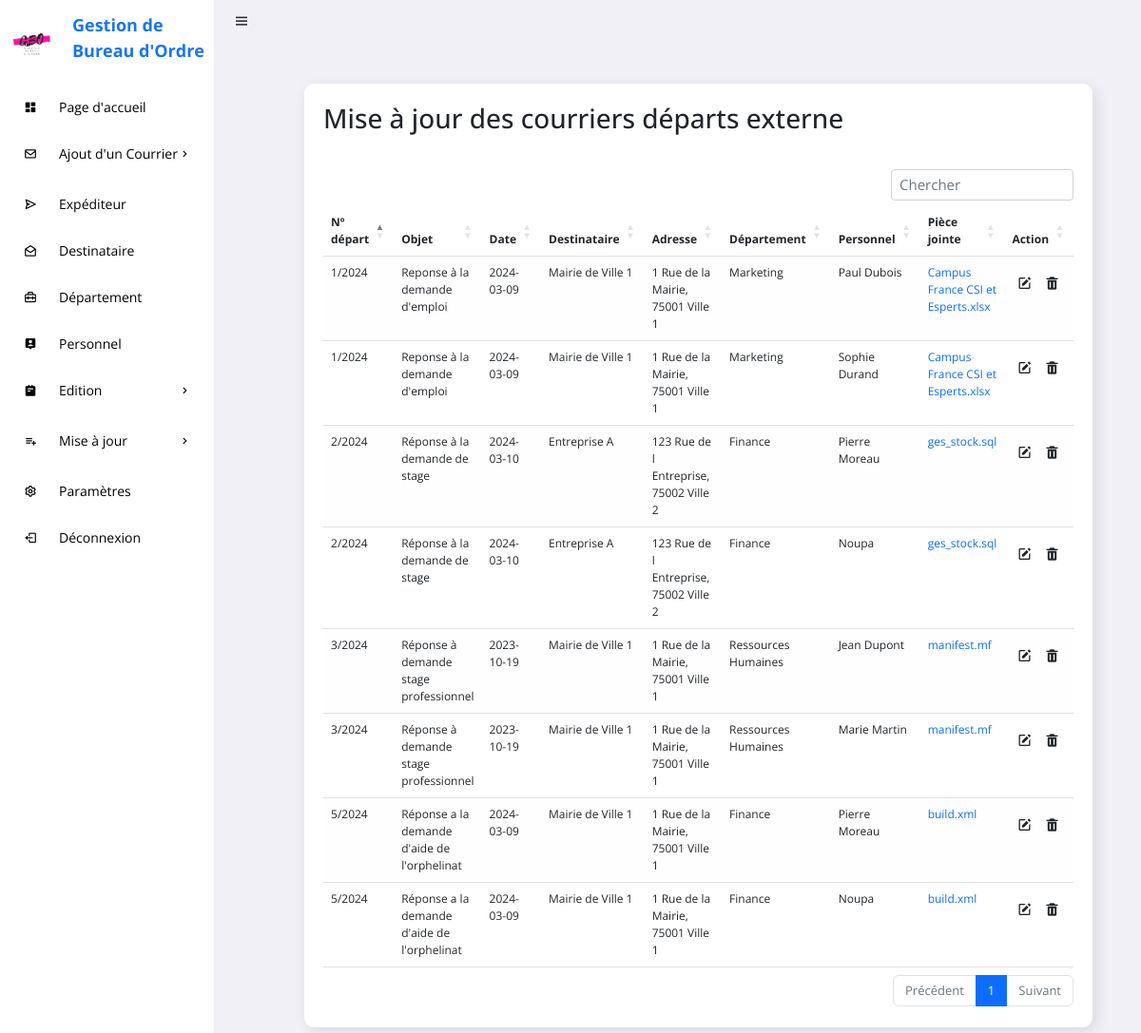
Page /GESTION_COURRIERS/listeCDE.php on the committed database.
### tables this page shows
CREATE TABLE IF NOT EXISTS `courrier_depart_ext` (
  `N_DEPART_EXT` int(11) NOT NULL AUTO_INCREMENT,
  `ANNEE` int(11) DEFAULT NULL,
  `OBJET_DEPART_EXT` varchar(255) DEFAULT NULL,
  `DATE_DEPART_EXT` date DEFAULT NULL,
  `PIECE_JOINTE_DEPART_EXT` varchar(255) DEFAULT NULL,
  `REPONSE` text,
  `ID_DEPARTEMENT` int(11) NOT NULL,
  `ID_DES` int(11) NOT NULL,
  PRIMARY KEY (`N_DEPART_EXT`),
  KEY `fk_departement_id_departement` (`ID_DEPARTEMENT`),
  KEY `fk_destinataire_id_des` (`ID_DES`)
);

CREATE TABLE IF NOT EXISTS `destinataire` (
  `ID_DES` int(11) NOT NULL AUTO_INCREMENT,
  `NOM_DES` varchar(255) DEFAULT NULL,
  `ADRESSE_DES` varchar(255) DEFAULT NULL,
  `TEL_DES` text,
  `FAX_DES` text,
  PRIMARY KEY (`ID_DES`)
);

CREATE TABLE IF NOT EXISTS `departement` (
  `ID_DEPARTEMENT` int(11) NOT NULL AUTO_INCREMENT,
  `NOM_DEPARTEMENT` varchar(255) DEFAULT NULL,
  `RESPONSABLE` text,
  PRIMARY KEY (`ID_DEPARTEMENT`)
);

CREATE TABLE IF NOT EXISTS `personnel` (
  `ID_PERSONNEL` int(11) NOT NULL AUTO_INCREMENT,
  `ID_DEPARTEMENT` int(11) DEFAULT NULL,
  `NOM_PERSONNEL` varchar(255) DEFAULT NULL,
  `ADRESSE_PERSONNEL` text,
  `TEL_PERSONNEL` text,
  `NOM_DEPARTEMENT` text,
  PRIMARY KEY (`ID_PERSONNEL`),
  KEY `ID_DEPARTEMENT` (`ID_DEPARTEMENT`)
);

### GESTION_COURRIERS/listeCDE.php (the view, shortened to what this page needs)
<?php
    include "connexion/config.php";
?>
<!DOCTYPE html>
<html lang="en">
<head>
	<link rel="stylesheet" href="https://cdn.datatables.net/1.12.1/css/dataTables.bootstrap5.min.css">
    <link rel="stylesheet" href="https://cdn.jsdelivr.net/npm/bootstrap@5.2.0/dist/css/bootstrap.min.css">
    <link rel="stylesheet" href="https://cdnjs.cloudflare.com/ajax/libs/font-awesome/6.1.2/css/all.min.css">
    <link href='https://unpkg.com/boxicons@2.0.9/css/boxicons.min.css' rel='stylesheet'>
	<link rel="stylesheet" href="css/style.css">
</head>
<body>
	<section id="sidebar">
		<a href="#" class="brand"><img src="image/logo.png" width="55" height="55" style="margin-top:20px;"><span>Gestion de Bureau d'Ordre</span></a>
		<ul class="side-menu">
			<li><a href="pageAcc.php" class="active"><i class='bx bxs-dashboard icon' ></i>Page d'accueil</a></li>
			<li>
				<a href="#"><i class='bx bx-envelope icon' ></i>Ajout d'un Courrier<i class='bx bx-chevron-right icon-right' ></i></a>
			</li>
			<li><a href="expediteur.php"><i class='bx bx-send icon' ></i>Expéditeur</a></li>
			<li><a href="destinataire.php"><i class='bx bx-envelope-open icon' ></i>Destinataire</a></li>
			<li><a href="departement.php"><i class='bx bx-briefcase-alt-2 icon' ></i>Département</a></li>
			<li><a href="personnel.php"><i class='bx bxs-user-pin icon' ></i>Personnel</a></li>
			<li>
				<a href="#"><i class='bx bxs-notepad icon' ></i>Edition <i class='bx bx-chevron-right icon-right' ></i></a>
			</li>
            <li>
				<a href="#"><i class='bx bx-list-plus icon' ></i>Mise à jour<i class='bx bx-chevron-right icon-right' ></i></a>
			</li>
			<li><a href="settings.php"><i class='bx bx-cog icon'></i>Paramètres</a></li>
			<li><a href="deconn.php"><i class='bx bx-log-out icon' ></i> Déconnexion</a></li>
		</ul>
	</section>
	<section id="content">
		<nav>
			<i class='bx bx-menu toggle-sidebar' ></i>
		</nav>
		<main>
			<div class="data">
				<div class="content-data">
					<div class="details">
						<div class="recentOrders">
							<div class="cardHeader">
								<h3>Mise à jour des courriers départs externe</h3>
							</div>
							</div class="table-responsive">
                                    <table id="example" class="table table-striped">
                                            <thead class="thead-dark">
                                                <tr>
                                                    <th scope="col">N&#186; départ</th>
                                                    <th scope="col">Objet</th>
                                                    <th scope="col">Date</th>
                                                    <th scope="col">Destinataire</th>
                                                    <th scope="col">Adresse</th>
                                                    <th scope="col">Département</th>
                                                    <th scope="col">Personnel</th>
                                                    <th scope="col">Pièce jointe</th>
                                                    <th scope="col">Action</th>
                                                </tr>
                                            </thead>
                                            <?php
                                                $sql = "SELECT N_DEPART_EXT,c.ID_DES,ANNEE,OBJET_DEPART_EXT,DATE_DEPART_EXT,PIECE_JOINTE_DEPART_EXT,NOM_DES,
                                                ADRESSE_DES,d.NOM_DEPARTEMENT,NOM_PERSONNEL from courrier_depart_ext c join destinataire ds on
                                                c.ID_DES=ds.ID_DES join departement d on d.ID_DEPARTEMENT=c.ID_DEPARTEMENT join personnel p on
                                                p.ID_DEPARTEMENT=d.ID_DEPARTEMENT";
                                                $query = $conn->prepare($sql);
                                                $query->execute();
                                                $row=$query->fetchAll(PDO::FETCH_ASSOC);
                                                foreach($row as $value){
                                                ?>
                                            <tr>
                                                <td><?php echo $value['N_DEPART_EXT']."/".$value['ANNEE']?></td>
                                                <td><?php echo $value['OBJET_DEPART_EXT']?></td>
                                                <td><?php echo $value['DATE_DEPART_EXT']?></td>
                                                <td><?php echo $value['NOM_DES']?></td>
                                                <td><?php echo $value['ADRESSE_DES']?></td>
                                                <td><?php echo $value['NOM_DEPARTEMENT']?></td>
                                                <td><?php echo $value['NOM_PERSONNEL']?></td>
                                                <td><a href="pj/CDE/<?php echo $value['PIECE_JOINTE_DEPART_EXT']?>"><?php echo $value['PIECE_JOINTE_DEPART_EXT']?></a></td>
                                                <td>
                                                    <a href="modifierCDE.php?modifier=<?php echo $value['N_DEPART_EXT'];?>&val=<?php echo $value['ID_DES'];?>"><button type="button" class="btn"><i class='bx bxs-edit'></i></button></a>
                                                    <a href="listeCDE.php?supprimer=<?php echo $value['N_DEPART_EXT'];?>&val=<?php echo $value['ID_DES'];?>"><button type="button" class="btn"><i class='bx bxs-trash'></i></button></a>
                                                </td>
                                            </tr>
                                        <?php }?>
                                        </table>
                                    </div>
                            </div>
						</div>
		</main>
	</section>
</body>
</html>

### GESTION_COURRIERS/css/style.css (style rules this page uses)
* { font-family: 'Open Sans', sans-serif !important; margin: 0; padding: 0; box-sizing: border-box; }
:root { --grey: #F1F0F6; --dark-grey: #8D8D8D; --light: #fff; --dark: #000; --green: #81D43A; --light-green: #E3FFCB; --blue: #1775F1; --light-blue: #D0E4FF; --dark-blue: #0C5FCD; --red: #FC3B56; }
html { overflow-x: hidden; }
body { background: var(--grey); overflow-x: hidden; }
a { text-decoration: none; }
li { list-style: none; }
#sidebar { position: fixed; max-width: 225px; width: 100%; background: var(--light); top: 0; left: 0; height: 100%; overflow-y: auto; scrollbar-width: none; transition: all .3s ease; z-index: 200; }
#sidebar .brand { font-size: 24px; display: flex; align-items: center; height: 64px; font-weight: 700; color: var(--blue); position: sticky; top: 0; left: 0; z-index: 100; background: var(--light); transition: all .3s ease; padding: 0 6px; }
#sidebar .brand span { font-size: 18px; margin-top: 15px; margin-left: 15px; }
#sidebar .icon { min-width: 48px; display: flex; justify-content: center; align-items: center; margin-right: 6px; }
#sidebar .icon-right { margin-left: auto; transition: all .3s ease; }
#sidebar .side-menu { margin: 26px 0; padding: 0 8px; transition: all .3s ease; }
#sidebar .side-menu a { display: flex; align-items: center; font-size: 14px; color: var(--dark); padding: 12px 16px 12px 0; transition: all .3s ease; border-radius: 10px; margin: 4px 0; white-space: nowrap; }
#sidebar a { text-decoration: none; }
#content { position: relative; width: calc(100% - 227px); left: 225px; transition: all .3s ease; }
nav { background: #F1F0F6; height: 44px; padding: 0 20px; display: flex; align-items: center; grid-gap: 28px; position: sticky; top: 0; left: 0; z-index: 100; }
nav .toggle-sidebar { font-size: 18px; cursor: pointer; }
main { width: 96%; padding: 24px 41px 20px 65px; }
main .data { display: flex; grid-gap: 20px; margin-top: 20px; flex-wrap: wrap; }
main .data .content-data { flex-grow: 1; flex-basis: 400px; font-size: 12px; padding: 20px; margin-left: 30px; background: var(--light); border-radius: 10px; box-shadow: 4px 4px 16px rgba(0, 0, 0, .1); }
.details table { width: 100%; border-collapse: collapse; margin-top: 10px; }
table.dataTable.table-striped>tbody>tr.odd>* { box-shadow: inset 0 0 0 9999px rgba(237, 236, 236, 0.05); }
.details .cardHeader { display: flex; justify-content: space-between; align-items: flex-start; height: 70px; }
table tr td .btn { padding: 8px 4px; }

### rows in the picture
courrier_depart_ext: N_DEPART_EXT "1", ANNEE "2024", OBJET_DEPART_EXT "Reponse à la demande d'emploi", DATE_DEPART_EXT "2024-03-09", ID_DES.NOM_DES "Mairie de Ville 1", ID_DES.ADRESSE_DES "1 Rue de la Mairie, 75001 Ville 1", ID_DEPARTEMENT.NOM_DEPARTEMENT "Marketing", personnel.NOM_PERSONNEL "Paul Dubois", PIECE_JOINTE_DEPART_EXT "Campus France CSI et Esperts.xlsx", personnel.NOM_PERSONNEL "Sophie Durand"
courrier_depart_ext: N_DEPART_EXT "2", ANNEE "2024", OBJET_DEPART_EXT "Réponse à la demande de stage", DATE_DEPART_EXT "2024-03-10", ID_DES.NOM_DES "Entreprise A", ID_DES.ADRESSE_DES "123 Rue de l Entreprise, 75002 Ville 2", ID_DEPARTEMENT.NOM_DEPARTEMENT "Finance", personnel.NOM_PERSONNEL "Pierre Moreau", PIECE_JOINTE_DEPART_EXT "ges_stock.sql", personnel.NOM_PERSONNEL "Noupa"
courrier_depart_ext: N_DEPART_EXT "3", ANNEE "2024", OBJET_DEPART_EXT "Réponse à demande stage professionnel", DATE_DEPART_EXT "2023-10-19", ID_DES.NOM_DES "Mairie de Ville 1", ID_DES.ADRESSE_DES "1 Rue de la Mairie, 75001 Ville 1", ID_DEPARTEMENT.NOM_DEPARTEMENT "Ressources Humaines", personnel.NOM_PERSONNEL "Jean Dupont", PIECE_JOINTE_DEPART_EXT "manifest.mf", personnel.NOM_PERSONNEL "Marie Martin"
courrier_depart_ext: N_DEPART_EXT "5", ANNEE "2024", OBJET_DEPART_EXT "Réponse a la demande d'aide de l'orphelinat", DATE_DEPART_EXT "2024-03-09", ID_DES.NOM_DES "Mairie de Ville 1", ID_DES.ADRESSE_DES "1 Rue de la Mairie, 75001 Ville 1", ID_DEPARTEMENT.NOM_DEPARTEMENT "Finance", personnel.NOM_PERSONNEL "Pierre Moreau", PIECE_JOINTE_DEPART_EXT "build.xml", personnel.NOM_PERSONNEL "Noupa"
